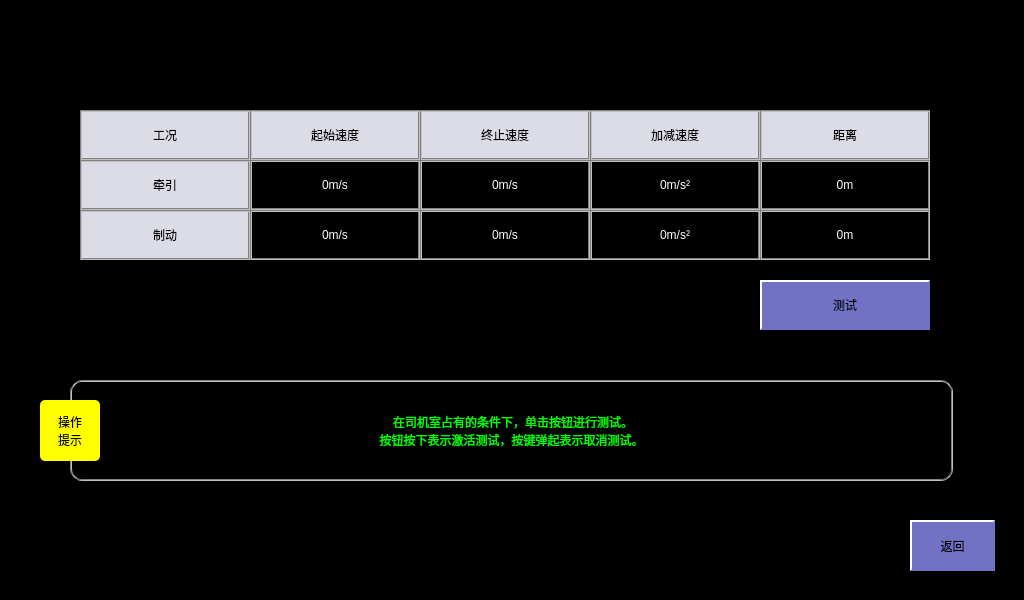
<?xml version="1.0" encoding="UTF-8"?>
<ui version="4.0">
 <class>AcceleratedSpeedTestPage</class>
 <widget class="QWidget" name="AcceleratedSpeedTestPage">
  <property name="geometry">
   <rect>
    <x>0</x>
    <y>0</y>
    <width>1024</width>
    <height>600</height>
   </rect>
  </property>
  <property name="windowTitle">
   <string>Form</string>
  </property>
  <property name="styleSheet">
   <string notr="true">QLabel
{
	color: white;
	border: 2px groove, gray;
    border-color: gray;
	font: 18px, &quot;微软雅黑&quot;;
}

QWidget
{
	background-color: black;
}

QPushButton
{
	font: 18px, &quot;微软雅黑&quot;;
    color: black;
	background-color: rgb(113, 113, 198);
	border:1px solid white;
}</string>
  </property>
  <widget class="QLabel" name="lblTitle1">
   <property name="geometry">
    <rect>
     <x>420</x>
     <y>110</y>
     <width>170</width>
     <height>50</height>
    </rect>
   </property>
   <property name="styleSheet">
    <string notr="true">background-color: rgb(220, 220, 230);
color: black;</string>
   </property>
   <property name="text">
    <string>终止速度</string>
   </property>
   <property name="alignment">
    <set>Qt::AlignCenter</set>
   </property>
  </widget>
  <widget class="QLabel" name="lblTitle1_2">
   <property name="geometry">
    <rect>
     <x>590</x>
     <y>110</y>
     <width>170</width>
     <height>50</height>
    </rect>
   </property>
   <property name="styleSheet">
    <string notr="true">background-color: rgb(220, 220, 230);
color: black;</string>
   </property>
   <property name="text">
    <string>加减速度</string>
   </property>
   <property name="alignment">
    <set>Qt::AlignCenter</set>
   </property>
  </widget>
  <widget class="QLabel" name="lblTitle1_3">
   <property name="geometry">
    <rect>
     <x>760</x>
     <y>110</y>
     <width>170</width>
     <height>50</height>
    </rect>
   </property>
   <property name="styleSheet">
    <string notr="true">background-color: rgb(220, 220, 230);
color: black;</string>
   </property>
   <property name="text">
    <string>距离</string>
   </property>
   <property name="alignment">
    <set>Qt::AlignCenter</set>
   </property>
  </widget>
  <widget class="QLabel" name="lblTractionEndSpeed">
   <property name="geometry">
    <rect>
     <x>420</x>
     <y>160</y>
     <width>170</width>
     <height>50</height>
    </rect>
   </property>
   <property name="text">
    <string>0m/s</string>
   </property>
   <property name="alignment">
    <set>Qt::AlignCenter</set>
   </property>
  </widget>
  <widget class="QLabel" name="lblAcceleratePlus">
   <property name="geometry">
    <rect>
     <x>590</x>
     <y>160</y>
     <width>170</width>
     <height>50</height>
    </rect>
   </property>
   <property name="text">
    <string>0m/s²</string>
   </property>
   <property name="alignment">
    <set>Qt::AlignCenter</set>
   </property>
  </widget>
  <widget class="QLabel" name="lblTractionDistance">
   <property name="geometry">
    <rect>
     <x>760</x>
     <y>160</y>
     <width>170</width>
     <height>50</height>
    </rect>
   </property>
   <property name="text">
    <string>0m</string>
   </property>
   <property name="alignment">
    <set>Qt::AlignCenter</set>
   </property>
  </widget>
  <widget class="QPushButton" name="btnTest">
   <property name="geometry">
    <rect>
     <x>760</x>
     <y>280</y>
     <width>170</width>
     <height>50</height>
    </rect>
   </property>
   <property name="focusPolicy">
    <enum>Qt::NoFocus</enum>
   </property>
   <property name="styleSheet">
    <string notr="true">QPushButton
{
	font: 18px, &quot;微软雅黑&quot;;
    color: black;
	background-color: rgb(113, 113, 198);
	border:2px solid white; 
    border-right-color: rgb(113, 113, 198); 
    border-bottom-color: rgb(113, 113, 198);
}

QPushButton:disabled
{
	font: 18px, &quot;微软雅黑&quot;;
    color: white;
	background-color: rgb(113, 113, 198);
	border:2px solid white; 
    border-right-color: rgb(113, 113, 198); 
    border-bottom-color: rgb(113, 113, 198);
}</string>
   </property>
   <property name="text">
    <string>测试</string>
   </property>
  </widget>
  <widget class="QLabel" name="label_6">
   <property name="geometry">
    <rect>
     <x>40</x>
     <y>400</y>
     <width>60</width>
     <height>61</height>
    </rect>
   </property>
   <property name="styleSheet">
    <string notr="true">background-color: yellow;
border: 0px;
color: black;
border-radius: 5px;</string>
   </property>
   <property name="text">
    <string>操作
提示</string>
   </property>
   <property name="alignment">
    <set>Qt::AlignCenter</set>
   </property>
  </widget>
  <widget class="QLabel" name="lblTips">
   <property name="geometry">
    <rect>
     <x>70</x>
     <y>380</y>
     <width>883</width>
     <height>101</height>
    </rect>
   </property>
   <property name="styleSheet">
    <string notr="true">border-radius: 12px;
color: rgb(0, 255, 0);</string>
   </property>
   <property name="text">
    <string> 在司机室占有的条件下，单击按钮进行测试。
按钮按下表示激活测试，按键弹起表示取消测试。</string>
   </property>
   <property name="alignment">
    <set>Qt::AlignCenter</set>
   </property>
  </widget>
  <widget class="QPushButton" name="btnBack">
   <property name="geometry">
    <rect>
     <x>910</x>
     <y>520</y>
     <width>85</width>
     <height>51</height>
    </rect>
   </property>
   <property name="styleSheet">
    <string notr="true">QPushButton
{
	font: 18px, &quot;微软雅黑&quot;;
    color: black;
	background-color: rgb(113, 113, 198);
	border:2px solid white; 
    border-right-color: rgb(113, 113, 198); 
    border-bottom-color: rgb(113, 113, 198);
}

QPushButton:disabled
{
	font: 18px, &quot;微软雅黑&quot;;
    color: white;
	background-color: rgb(113, 113, 198);
	border:2px solid white; 
    border-right-color: rgb(113, 113, 198); 
    border-bottom-color: rgb(113, 113, 198);
}

QPushButton:pressed
{
	font: 18px, &quot;微软雅黑&quot;;
    color: white;
	background-color: rgb(0, 0, 255); 
	border:2px solid white; 
	border-left-color: qlineargradient(x1: 0, y1: 0, x2: 1, y2: 0, 
                        stop: 0 gray, stop: 1 black); 			border-top-color: qlineargradient(x1: 0, y1: 0, x2: 0, 										y2: 1, stop: 0 gray, stop: 1 black);
  border-right-color: white; border-bottom-color: white;
}</string>
   </property>
   <property name="text">
    <string>返回</string>
   </property>
  </widget>
  <widget class="QLabel" name="lblTitle1_4">
   <property name="geometry">
    <rect>
     <x>250</x>
     <y>110</y>
     <width>170</width>
     <height>50</height>
    </rect>
   </property>
   <property name="styleSheet">
    <string notr="true">background-color: rgb(220, 220, 230);
color: black;</string>
   </property>
   <property name="text">
    <string>起始速度</string>
   </property>
   <property name="alignment">
    <set>Qt::AlignCenter</set>
   </property>
  </widget>
  <widget class="QLabel" name="lblTitle1_5">
   <property name="geometry">
    <rect>
     <x>80</x>
     <y>110</y>
     <width>170</width>
     <height>50</height>
    </rect>
   </property>
   <property name="styleSheet">
    <string notr="true">background-color: rgb(220, 220, 230);
color: black;</string>
   </property>
   <property name="text">
    <string>工况</string>
   </property>
   <property name="alignment">
    <set>Qt::AlignCenter</set>
   </property>
  </widget>
  <widget class="QLabel" name="lblTitle1_6">
   <property name="geometry">
    <rect>
     <x>80</x>
     <y>160</y>
     <width>170</width>
     <height>50</height>
    </rect>
   </property>
   <property name="styleSheet">
    <string notr="true">background-color: rgb(220, 220, 230);
color: black;</string>
   </property>
   <property name="text">
    <string>牵引</string>
   </property>
   <property name="alignment">
    <set>Qt::AlignCenter</set>
   </property>
  </widget>
  <widget class="QLabel" name="lblTitle1_7">
   <property name="geometry">
    <rect>
     <x>80</x>
     <y>210</y>
     <width>170</width>
     <height>50</height>
    </rect>
   </property>
   <property name="styleSheet">
    <string notr="true">background-color: rgb(220, 220, 230);
color: black;</string>
   </property>
   <property name="text">
    <string>制动</string>
   </property>
   <property name="alignment">
    <set>Qt::AlignCenter</set>
   </property>
  </widget>
  <widget class="QLabel" name="lblTractionStartSpeed">
   <property name="geometry">
    <rect>
     <x>250</x>
     <y>160</y>
     <width>170</width>
     <height>50</height>
    </rect>
   </property>
   <property name="text">
    <string>0m/s</string>
   </property>
   <property name="alignment">
    <set>Qt::AlignCenter</set>
   </property>
  </widget>
  <widget class="QLabel" name="lblBrakeStartSpeed">
   <property name="geometry">
    <rect>
     <x>250</x>
     <y>210</y>
     <width>170</width>
     <height>50</height>
    </rect>
   </property>
   <property name="text">
    <string>0m/s</string>
   </property>
   <property name="alignment">
    <set>Qt::AlignCenter</set>
   </property>
  </widget>
  <widget class="QLabel" name="lblBrakeEndSpeed">
   <property name="geometry">
    <rect>
     <x>420</x>
     <y>210</y>
     <width>170</width>
     <height>50</height>
    </rect>
   </property>
   <property name="text">
    <string>0m/s</string>
   </property>
   <property name="alignment">
    <set>Qt::AlignCenter</set>
   </property>
  </widget>
  <widget class="QLabel" name="lblAccelerateMinus">
   <property name="geometry">
    <rect>
     <x>590</x>
     <y>210</y>
     <width>170</width>
     <height>50</height>
    </rect>
   </property>
   <property name="text">
    <string>0m/s²</string>
   </property>
   <property name="alignment">
    <set>Qt::AlignCenter</set>
   </property>
  </widget>
  <widget class="QLabel" name="lblBrakeDistance">
   <property name="geometry">
    <rect>
     <x>760</x>
     <y>210</y>
     <width>170</width>
     <height>50</height>
    </rect>
   </property>
   <property name="text">
    <string>0m</string>
   </property>
   <property name="alignment">
    <set>Qt::AlignCenter</set>
   </property>
  </widget>
  <zorder>lblTitle1</zorder>
  <zorder>lblTitle1_2</zorder>
  <zorder>lblTitle1_3</zorder>
  <zorder>lblTractionEndSpeed</zorder>
  <zorder>lblAcceleratePlus</zorder>
  <zorder>lblTractionDistance</zorder>
  <zorder>btnTest</zorder>
  <zorder>lblTips</zorder>
  <zorder>btnBack</zorder>
  <zorder>lblTitle1_4</zorder>
  <zorder>lblTitle1_5</zorder>
  <zorder>lblTitle1_6</zorder>
  <zorder>lblTitle1_7</zorder>
  <zorder>lblTractionStartSpeed</zorder>
  <zorder>lblBrakeStartSpeed</zorder>
  <zorder>lblBrakeEndSpeed</zorder>
  <zorder>lblAccelerateMinus</zorder>
  <zorder>lblBrakeDistance</zorder>
  <zorder>label_6</zorder>
 </widget>
 <resources/>
 <connections/>
</ui>
